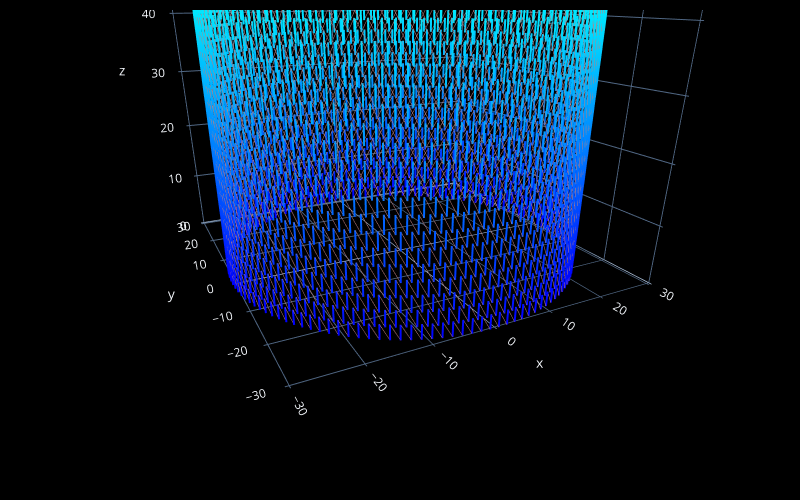

Source (notebook cell):
### Code cell
# preview the design

fc.transform(steps, 'plot', fc.PlotControls(style='line', zoom=0.7))
# hover the cursor over the lines in the plot to check xyz positions of the points in the design

# uncomment the next line to create a plot with real heights/widths for extruded lines to preview the real 3D printed geometry
# fc.transform(steps, 'plot', fc.PlotControls(style='tube', zoom=0.7, initialization_data={'extrusion_width': EW, 'extrusion_height': EH}))

# uncomment the next line to create a neat preview (click the top-left button in the plot for a .png file) - post and tag @FullControlXYZ :)
# fc.transform(steps, 'plot', fc.PlotControls(neat_for_publishing=True, zoom=0.5, initialization_data={'extrusion_width': EW, 'extrusion_height': EH}))
